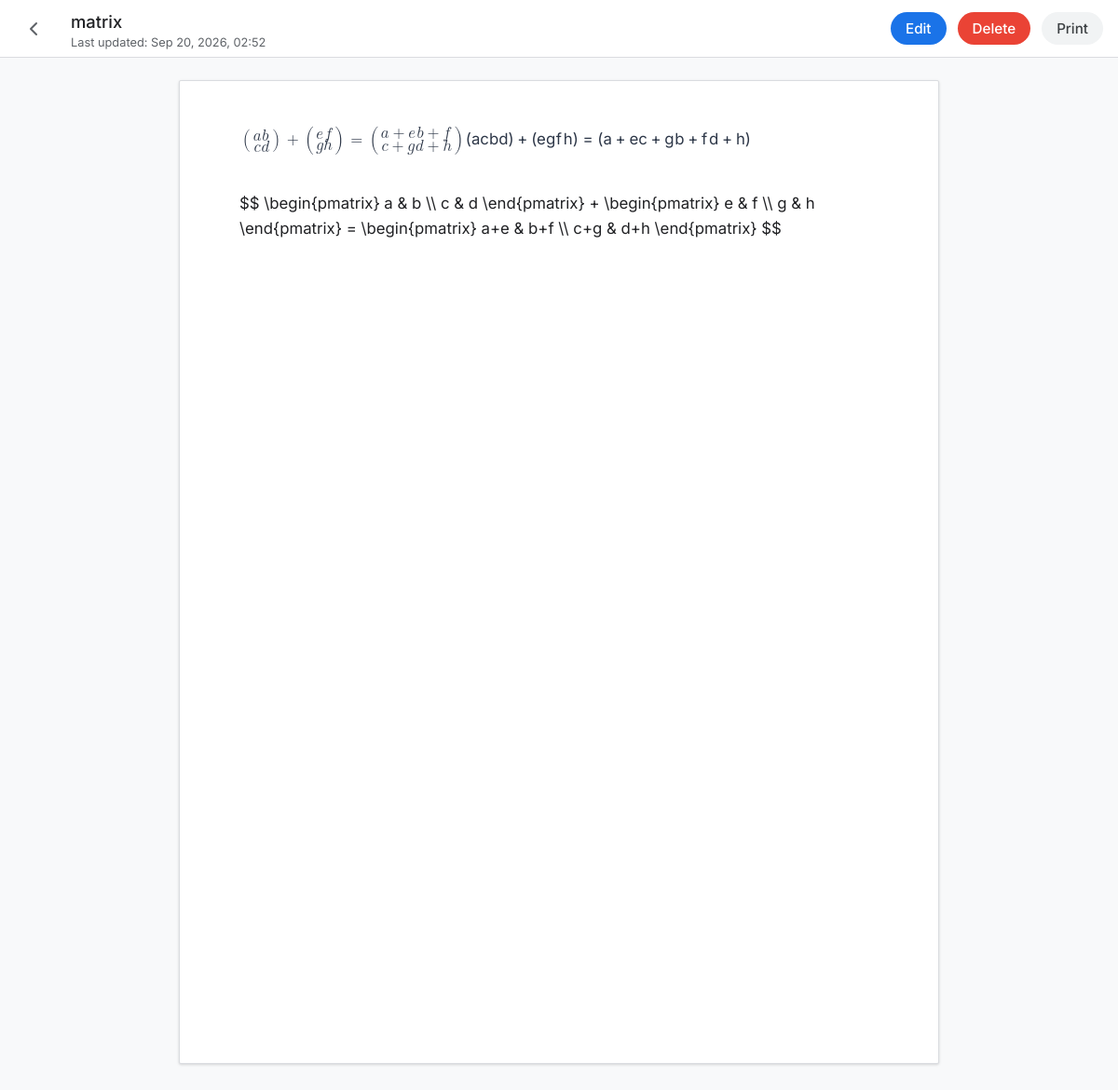
/note/33/, run on the app's committed database.
### notes/models.py (models this page shows, shortened)
class Note(models.Model):
    title = models.CharField(max_length=200)
    content = models.TextField(blank=True)
    folder = models.ForeignKey(Folder, on_delete=models.CASCADE, related_name='notes', null=True, blank=True)
    created_at = models.DateTimeField(auto_now_add=True)
    updated_at = models.DateTimeField(auto_now=True)
    class Meta:
        ordering = ['-created_at']

### notes/views.py (the view)
# urls.py: path('note/<int:pk>/', views.view_note, name='view_note'),
def view_note(request, pk):
    note = get_object_or_404(Note, pk=pk)
    context = {'note': note}
    if is_htmx_request(request):
        return render(request, 'notes/partials/note_detail.html', context)
    return render(request, 'notes/view_note.html', context)

### notes/views.py (called while the page is built)
def is_htmx_request(request):
    return request.headers.get('HX-Request') == 'true'

### notes/templates/notes/view_note.html
{% extends 'notes/base_editor.html' %}
{% block editor_content %}
    {% include 'notes/partials/note_detail.html' %}
{% endblock %}

### notes/templates/notes/base_editor.html (shortened to what this page needs)
<!DOCTYPE html>
<html lang="en">
<head>
    <link href="https://cdn.quilljs.com/1.3.7/quill.snow.css" rel="stylesheet">
    <link rel="stylesheet" href="https://cdn.jsdelivr.net/npm/katex@0.16.9/dist/katex.min.css">
    {% load static %}
    <link rel="stylesheet" href="{% static 'notes/css/styles.css' %}?v={% now 'U' %}">
</head>
<body hx-headers='{"X-CSRFToken": "{{ csrf_token }}"}'>
    <div class="app-container" id="main-content">
        {% block editor_content %}
        {% endblock %}
    </div>
</body>
</html>

### notes/templates/notes/partials/note_detail.html (shortened to what this page needs)
<div class="doc-header">
    {% if note.folder %}
        <a href="{% url 'notes:folder_detail' note.folder.pk %}" class="doc-back-btn" title="Back to Folder">
            <svg xmlns="http://www.w3.org/2000/svg" width="24" height="24" viewBox="0 0 24 24" fill="none" stroke="currentColor" stroke-width="2" stroke-linecap="round" stroke-linejoin="round"><path d="m15 18-6-6 6-6"/></svg>
        </a>
    {% else %}
        <a href="{% url 'notes:index' %}" class="doc-back-btn" title="Back Home">
            <svg xmlns="http://www.w3.org/2000/svg" width="24" height="24" viewBox="0 0 24 24" fill="none" stroke="currentColor" stroke-width="2" stroke-linecap="round" stroke-linejoin="round"><path d="m15 18-6-6 6-6"/></svg>
        </a>
    {% endif %}
    <div class="doc-title-container">
        <div style="font-size: 1.15rem; font-weight: 500; color: #202124; padding: 4px 8px;">
            {{ note.title }}
        </div>
        <div style="font-size: 0.8rem; color: #5f6368; padding-left: 8px;">
            Last updated: {{ note.updated_at|date:"M d, Y, H:i" }}
        </div>
    </div>
    <div class="doc-actions">
        <a href="{% url 'notes:edit_note' note.pk %}" class="btn-doc-primary" style="text-decoration: none; padding: 8px 16px;">
            Edit
        </a>
        <form method="POST" action="{% url 'notes:delete_note' note.pk %}" style="margin: 0;" onsubmit="return confirm('Are you sure you want to delete this note?');">
            <button type="submit" class="btn-doc-primary" style="background: #ea4335; padding: 8px 16px;">Delete</button>
        </form>
        <button type="button" class="btn-doc-primary" style="background: #f1f3f4; color: #3c4043; padding: 8px 16px;" onclick="window.print()">
            Print
        </button>
    </div>
</div>
<div class="workspace">
    <div class="paper-container">
        <div class="ql-editor" style="min-height: auto;">
            {{ note.content|safe }}
        </div>
    </div>
</div>

### notes/static/notes/css/styles.css (style rules this page uses)
:root { --bg-color: #f4f5f7; --surface-color: #ffffff; --sidebar-bg: #f9fafb; --text-primary: #2d3748; --text-secondary: #718096; --primary-color: #5a67d8; --primary-hover: #4c51bf; --danger-color: #e53e3e; --danger-hover: #c53030; --border-color: #e2e8f0; --border-radius: 12px; --shadow: 0 8px 24px rgba(0, 0, 0, 0.05); }
* { box-sizing: border-box; margin: 0; padding: 0; }
body { font-family: 'Inter', sans-serif; background-color: var(--bg-color); color: var(--text-primary); display: flex; height: 100vh; overflow: hidden; }
.app-container { display: flex; width: 100%; height: 100%; position: relative; }
button { font-family: inherit; border: none; cursor: pointer; border-radius: 8px; font-weight: 500; padding: 10px 18px; transition: all 0.2s ease; }
.ql-editor { min-height: 65vh; height: auto !important; overflow-y: visible !important; }
.katex { color: var(--text-primary); }

### notes/templates/notes/base_editor.html (style rules this page uses)
:root { --app-bg: #f8f9fa; --border: #dadce0; --primary: #1a73e8; --primary-hover: #174ea6; }
body { background-color: var(--app-bg); margin: 0; padding: 0; font-family: 'Inter', sans-serif; display: flex; flex-direction: column; height: 100vh; overflow: hidden; }
.doc-header { background: #ffffff; display: flex; align-items: center; padding: 8px 16px; border-bottom: 1px solid var(--border); z-index: 100; }
.doc-back-btn { color: #5f6368; text-decoration: none; display: flex; align-items: center; justify-content: center; width: 40px; height: 40px; border-radius: 50%; transition: background 0.2s; margin-right: 12px; flex-shrink: 0; }
.doc-title-container { flex-grow: 1; display: flex; flex-direction: column; justify-content: center; }
.doc-actions { display: flex; gap: 12px; align-items: center; }
.btn-doc-primary { background: var(--primary); color: white; border: none; padding: 8px 24px; border-radius: 24px; font-weight: 500; cursor: pointer; transition: background 0.2s; font-size: 0.95rem; }
.workspace { flex: 1; overflow-y: auto; display: flex; flex-direction: column; align-items: center; padding-bottom: 60px; }
.paper-container { width: 100%; max-width: 816px; min-height: 1056px; background: #fff; margin-top: 24px; box-shadow: 0 1px 3px 0 rgba(0,0,0,0.15); border: 1px solid var(--border); border-radius: 2px; }
.ql-editor { padding: 48px 64px !important; min-height: 1056px; font-size: 1.05rem; line-height: 1.6; color: #202124; }
.app-container { display: flex; flex-direction: column; width: 100%; height: 100%; }

### data on the page
Note: title "matrix", updated_at "Sep 20, 2026, 02:52", content "a b c d + e f g h ) = a + e b + f c + g d + h ( a c b d ) + ( e g f h ) = ( a + e c + g b + f d + h ) $$ \\begin{pmatrix} a & b \\\\ c & d \\end{pmatrix} + \\begin{pmatrix} e & f \\\\ g & h \\end{pmatrix} = \\begin{pmatrix} a+e & b+f \\\\ c+g & d+h \\end{pmatrix} $$"
